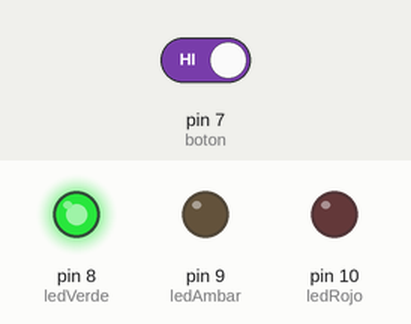
Simulated run of this sketch. Board: Arduino Uno, built with avr-gcc and run on an emulated ATmega328P. Parts: output pins drawn as LEDs (lit = HIGH). The test bench sets the inputs (shaded band); at power-on: pin 7 (boton) HIGH.

Above: at 1.2 s.
1.3 s: pin 7 (boton) driven LOW
At 2.3 s:
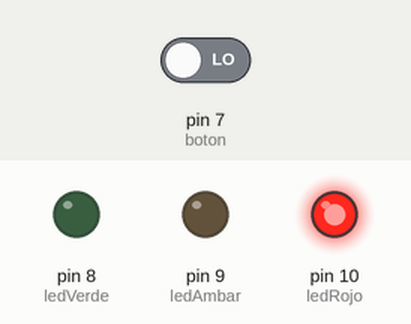
2.8 s: pin 7 (boton) driven HIGH
At 8.7 s:
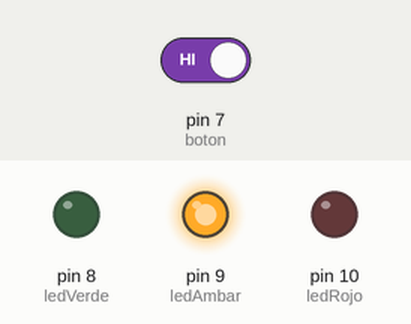
Timing chart, 0 to 14.8 s (numbered marks = the images above; inputs shaded):
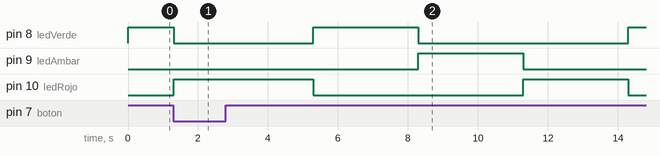

The sketch:

magnificent_kup_trug1.ino
```cpp
// Definición de pines
const int ledVerde = 8;    // Pin del LED verde
const int ledAmbar = 9;     // Pin del LED ámbar
const int ledRojo = 10;     // Pin del LED rojo
const int boton = 7;        // Pin del botón

// Variables de tiempo
unsigned long tiempoAnterior = 0;
unsigned long intervaloVerde = 3000;  // 3 segundos en milisegundos
unsigned long intervaloAmbar = 3000;  // 1 segundo en milisegundos
unsigned long intervaloRojo = 3000;   // 3 segundos en milisegundos
unsigned long intervaloRojoBoton = 4000; // 4 segundos en milisegundos

// Variables para el control del estado del semáforo
int estadoActual = 0;        // 0: Verde, 1: Ámbar, 2: Rojo
bool botonPresionado = false;
unsigned long tiempoInicioBoton = 0;

void setup() {
  // Configuración de los pines como salidas
  pinMode(ledVerde, OUTPUT);
  pinMode(ledAmbar, OUTPUT);
  pinMode(ledRojo, OUTPUT);
  pinMode(boton, INPUT_PULLUP); // Botón con resistencia pull-up interna

  // Inicialización de LEDs (apagados al inicio)
  digitalWrite(ledVerde, LOW);
  digitalWrite(ledAmbar, LOW);
  digitalWrite(ledRojo, LOW);
}

void loop() {
  // Verificar si el botón fue presionado
  if (digitalRead(boton) == LOW && !botonPresionado) {
    botonPresionado = true;  // Marcamos que el botón fue presionado
    tiempoInicioBoton = millis();  // Guardamos el tiempo de inicio
  }

  if (botonPresionado) {
    // Si el botón fue presionado, el LED rojo se enciende durante 4 segundos
    digitalWrite(ledVerde, LOW);
    digitalWrite(ledAmbar, LOW);
    digitalWrite(ledRojo, HIGH);

    // Verificar si han pasado los 40 segundos
    if (millis() - tiempoInicioBoton >= intervaloRojoBoton) {
      botonPresionado = false;  // Termina el modo del botón y vuelve al ciclo normal
      tiempoAnterior = millis(); // Reiniciamos el tiempo del semáforo normal
      estadoActual = 0;          // Reiniciamos al estado verde
    }
  } else {
    // Control normal del semáforo (si el botón no fue presionado)
    unsigned long tiempoActual = millis();

    switch (estadoActual) {
      case 0:  // Estado verde
        digitalWrite(ledVerde, HIGH);
        digitalWrite(ledAmbar, LOW);
        digitalWrite(ledRojo, LOW);
        if (tiempoActual - tiempoAnterior >= intervaloVerde) {
          estadoActual = 1;  // Cambiamos al estado ámbar
          tiempoAnterior = tiempoActual;
        }
        break;

      case 1:  // Estado ámbar
        digitalWrite(ledVerde, LOW);
        digitalWrite(ledAmbar, HIGH);
        digitalWrite(ledRojo, LOW);
        if (tiempoActual - tiempoAnterior >= intervaloAmbar) {
          estadoActual = 2;  // Cambiamos al estado rojo
          tiempoAnterior = tiempoActual;
        }
        break;

      case 2:  // Estado rojo
        digitalWrite(ledVerde, LOW);
        digitalWrite(ledAmbar, LOW);
        digitalWrite(ledRojo, HIGH);
        if (tiempoActual - tiempoAnterior >= intervaloRojo) {
          estadoActual = 0;  // Regresamos al estado verde
          tiempoAnterior = tiempoActual;
        }
        break;
    }
  }
}
```

Measured:
- after the input at 1.3 s, pin 8 (ledVerde): HIGH → LOW at once; pin 10 (ledRojo): LOW → HIGH at once
- after the input at 2.8 s, pin 8 (ledVerde): LOW → HIGH after 2.5 s, → LOW 3.0 s later, → HIGH 6.0 s later; pin 9 (ledAmbar): LOW → HIGH after 5.5 s, → LOW 3.0 s later; pin 10 (ledRojo): HIGH → LOW after 2.5 s, → HIGH 6.0 s later, → LOW 3.0 s later
